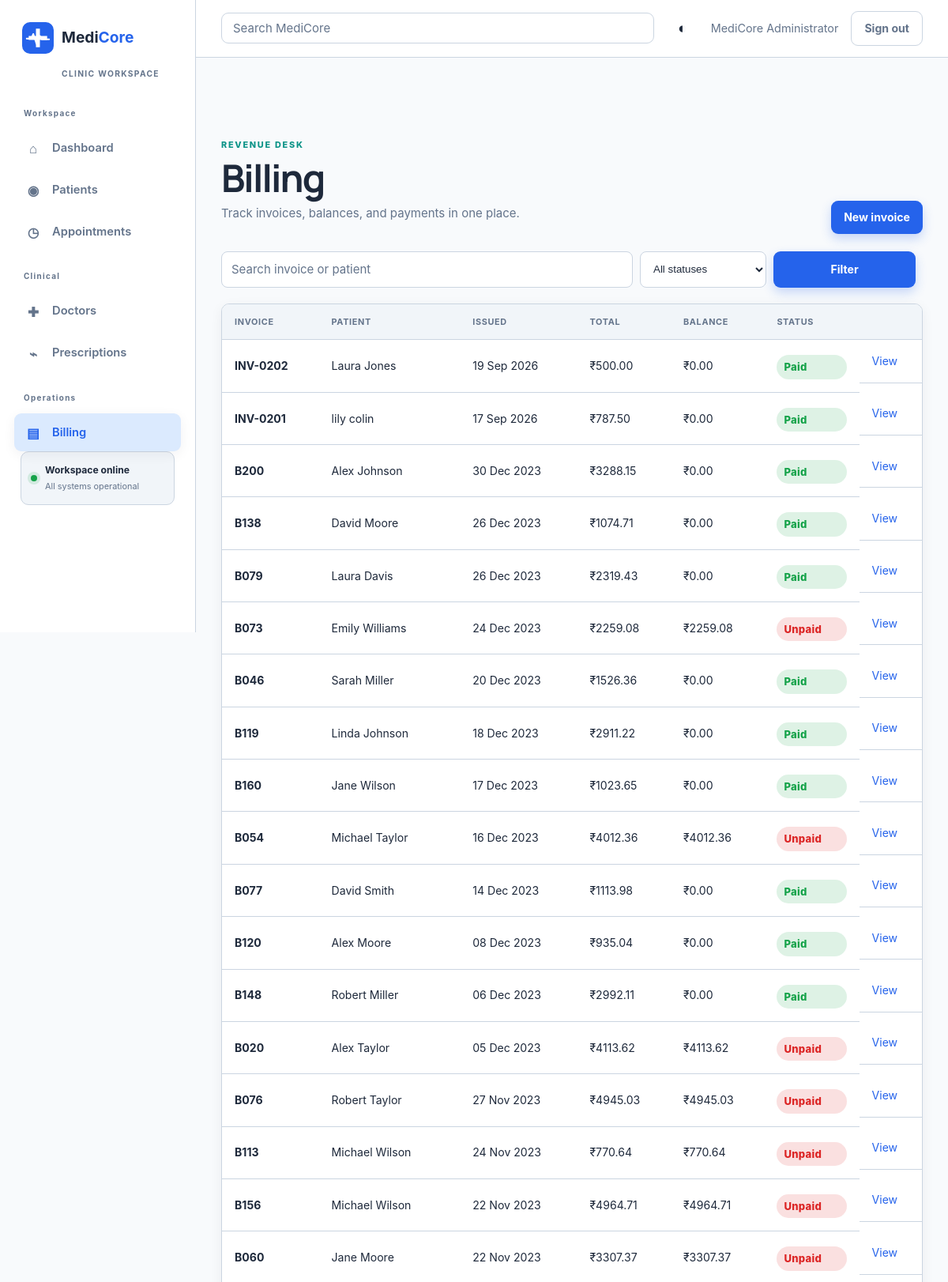
/billing (signed in, upper part), run on the app's committed database.
### app/models.py (models this page shows, shortened)
class User(UserMixin, db.Model):
    id = db.Column(db.Integer, primary_key=True)
    full_name = db.Column(db.String(120), nullable=False)
    username = db.Column(db.String(80), unique=True, nullable=False, index=True)
    email = db.Column(db.String(120), unique=True, nullable=False, index=True)
    password_hash = db.Column(db.String(255), nullable=False)
    role = db.Column(db.String(20), nullable=False, default="receptionist")
    is_active = db.Column(db.Boolean, nullable=False, default=True)
    failed_login_count = db.Column(db.Integer, nullable=False, default=0)
    locked_until = db.Column(db.DateTime)
    last_login_at = db.Column(db.DateTime)
    created_at = db.Column(db.DateTime, nullable=False, default=datetime.utcnow)

class Invoice(db.Model):
    id = db.Column(db.Integer, primary_key=True)
    invoice_no = db.Column(db.String(20), unique=True, nullable=False, index=True)
    patient_id = db.Column(db.Integer, db.ForeignKey("patient.id"), nullable=False)
    appointment_id = db.Column(db.Integer, db.ForeignKey("appointment.id"), nullable=True)
    issue_date = db.Column(db.Date, nullable=False)
    due_date = db.Column(db.Date)
    subtotal = db.Column(db.Numeric(10, 2), nullable=False, default=0)
    tax_percent = db.Column(db.Numeric(5, 2), nullable=False, default=0)
    discount = db.Column(db.Numeric(10, 2), nullable=False, default=0)
    total = db.Column(db.Numeric(10, 2), nullable=False, default=0)
    amount_paid = db.Column(db.Numeric(10, 2), nullable=False, default=0)
    status = db.Column(db.String(20), nullable=False, default="unpaid")
    payment_method = db.Column(db.String(20))
    created_at = db.Column(db.DateTime, nullable=False, default=datetime.utcnow)
    patient = db.relationship("Patient", backref="invoices")
    appointment = db.relationship("Appointment", backref="invoice")
    invoice_items = db.relationship("InvoiceItem", backref="invoice", cascade="all, delete-orphan")
    @property
    def balance(self):
        return self.total - self.amount_paid

class Patient(db.Model):
    id = db.Column(db.Integer, primary_key=True)
    patient_code = db.Column(db.String(20), unique=True, nullable=False, index=True)
    first_name = db.Column(db.String(80), nullable=False)
    last_name = db.Column(db.String(80), nullable=False)
    dob = db.Column(db.Date, nullable=False)
    gender = db.Column(db.String(20), nullable=False)
    blood_group = db.Column(db.String(10))
    phone = db.Column(db.String(10), nullable=False)
    email = db.Column(db.String(120))
    address = db.Column(db.Text)
    registration_date = db.Column(db.Date)
    insurance_provider = db.Column(db.String(120))
    insurance_number = db.Column(db.String(80))
    emergency_contact_name = db.Column(db.String(120))
    emergency_contact_phone = db.Column(db.String(10))
    allergies = db.Column(db.Text)
    created_at = db.Column(db.DateTime, nullable=False, default=datetime.utcnow)
    @property
    def full_name(self):
        return f"{self.first_name} {self.last_name}"

### app/routes/billing.py (the view)
@billing_bp.route("")
@permission_required("billing.write")
def list_invoices():
    query = Invoice.query.join(Patient)
    search = request.args.get("q", "").strip()
    status = request.args.get("status", "").strip()
    if search:
        term = f"%{search}%"
        query = query.filter(
            or_(Invoice.invoice_no.ilike(term), Patient.first_name.ilike(term), Patient.last_name.ilike(term))
        )
    if status:
        query = query.filter(Invoice.status == status)
    invoices = query.order_by(Invoice.issue_date.desc(), Invoice.id.desc()).all()
    return render_template("billing/list.html", invoices=invoices, query=search, selected_status=status)

### app/__init__.py (called while the page is built)
@login_manager.user_loader
def load_user(user_id):
    from app.models import User
    return db.session.get(User, int(user_id))

### app/security/permissions.py (called while the page is built)
def has_permission(permission):
    return current_user.is_authenticated and permission in ROLE_PERMISSIONS.get(current_user.role, set())

def permission_required(permission):
    def decorator(view):
        @wraps(view)
        @login_required
        def wrapped(*args, **kwargs):
            if not has_permission(permission):
                abort(403)
            return view(*args, **kwargs)
        return wrapped
    return decorator

### app/templates/billing/list.html (shortened to what this page needs)
{% extends 'base.html' %}
{% block content %}
<div class="page-heading"><div><p class="eyebrow">Revenue desk</p><h1>Billing</h1><p class="muted">Track invoices, balances, and payments in one place.</p></div><a class="button button-primary" href="{{ url_for('billing.new_invoice') }}">New invoice</a></div>
<form class="filter-bar" method="get"><input class="text-input" name="q" value="{{ query }}" placeholder="Search invoice or patient" aria-label="Search invoice or patient"><select class="text-input" name="status" aria-label="Filter by status"><option value="">All statuses</option></select><button class="button button-primary" type="submit">Filter</button></form>
{% if invoices %}<div class="table-wrap"><table class="data-table"><thead><tr><th>Invoice</th><th>Patient</th><th>Issued</th><th>Total</th><th>Balance</th><th>Status</th><th></th></tr></thead><tbody>{% for invoice in invoices %}<tr><td data-label="Invoice"><strong>{{ invoice.invoice_no }}</strong></td><td data-label="Patient">{{ invoice.patient.full_name }}</td><td data-label="Issued">{{ invoice.issue_date.strftime('%d %b %Y') }}</td><td data-label="Total">₹{{ '%.2f'|format(invoice.total) }}</td><td data-label="Balance">₹{{ '%.2f'|format(invoice.balance) }}</td><td data-label="Status"><span class="status-pill status-{{ invoice.status }}">{{ invoice.status|title }}</span></td><td class="row-actions"><a href="{{ url_for('billing.detail', invoice_id=invoice.id) }}">View</a></td></tr>{% endfor %}</tbody></table></div>{% else %}<section class="empty-panel"><span class="feature-icon">▤</span><h2>No invoices found</h2><p>Create an invoice to start tracking charges and payments.</p><a class="button button-primary" href="{{ url_for('billing.new_invoice') }}">Create invoice</a></section>{% endif %}
{% endblock %}

### app/templates/partials/_user_menu.html
{% if current_user.is_authenticated %}
  <span class="user-greeting">{{ current_user.full_name }}</span>
  <form method="post" action="{{ url_for('auth.logout') }}"><input type="hidden" name="csrf_token" value="{{ csrf_token() }}"><button class="button button-quiet" type="submit">Sign out</button></form>
{% endif %}

### data on the page
User: full_name "MediCore Administrator"
Invoice: invoice_no "INV-0202", patient.full_name "Laura Jones", issue_date "19 Sep 2026", total "500.00", balance "0.00", status "Paid"
Invoice: invoice_no "INV-0201", patient.full_name "lily colin", issue_date "17 Sep 2026", total "787.50", balance "0.00", status "Paid"
Invoice: invoice_no "B200", patient.full_name "Alex Johnson", issue_date "30 Dec 2023", total "3288.15", balance "0.00", status "Paid"
Invoice: invoice_no "B138", patient.full_name "David Moore", issue_date "26 Dec 2023", total "1074.71", balance "0.00", status "Paid"
Invoice: invoice_no "B079", patient.full_name "Laura Davis", issue_date "26 Dec 2023", total "2319.43", balance "0.00", status "Paid"
Invoice: invoice_no "B073", patient.full_name "Emily Williams", issue_date "24 Dec 2023", total "2259.08", balance "2259.08", status "Unpaid"
Invoice: invoice_no "B046", patient.full_name "Sarah Miller", issue_date "20 Dec 2023", total "1526.36", balance "0.00", status "Paid"
Invoice: invoice_no "B119", patient.full_name "Linda Johnson", issue_date "18 Dec 2023", total "2911.22", balance "0.00", status "Paid"
Invoice: invoice_no "B160", patient.full_name "Jane Wilson", issue_date "17 Dec 2023", total "1023.65", balance "0.00", status "Paid"
Invoice: invoice_no "B054", patient.full_name "Michael Taylor", issue_date "16 Dec 2023", total "4012.36", balance "4012.36", status "Unpaid"
Invoice: invoice_no "B077", patient.full_name "David Smith", issue_date "14 Dec 2023", total "1113.98", balance "0.00", status "Paid"
Invoice: invoice_no "B120", patient.full_name "Alex Moore", issue_date "08 Dec 2023", total "935.04", balance "0.00", status "Paid"
Invoice: invoice_no "B148", patient.full_name "Robert Miller", issue_date "06 Dec 2023", total "2992.11", balance "0.00", status "Paid"
Invoice: invoice_no "B020", patient.full_name "Alex Taylor", issue_date "05 Dec 2023", total "4113.62", balance "4113.62", status "Unpaid"
Invoice: invoice_no "B076", patient.full_name "Robert Taylor", issue_date "27 Nov 2023", total "4945.03", balance "4945.03", status "Unpaid"
Invoice: invoice_no "B113", patient.full_name "Michael Wilson", issue_date "24 Nov 2023", total "770.64", balance "770.64", status "Unpaid"
Invoice: invoice_no "B156", patient.full_name "Michael Wilson", issue_date "22 Nov 2023", total "4964.71", balance "4964.71", status "Unpaid"
Invoice: invoice_no "B060", patient.full_name "Jane Moore", issue_date "22 Nov 2023", total "3307.37", balance "3307.37", status "Unpaid"
